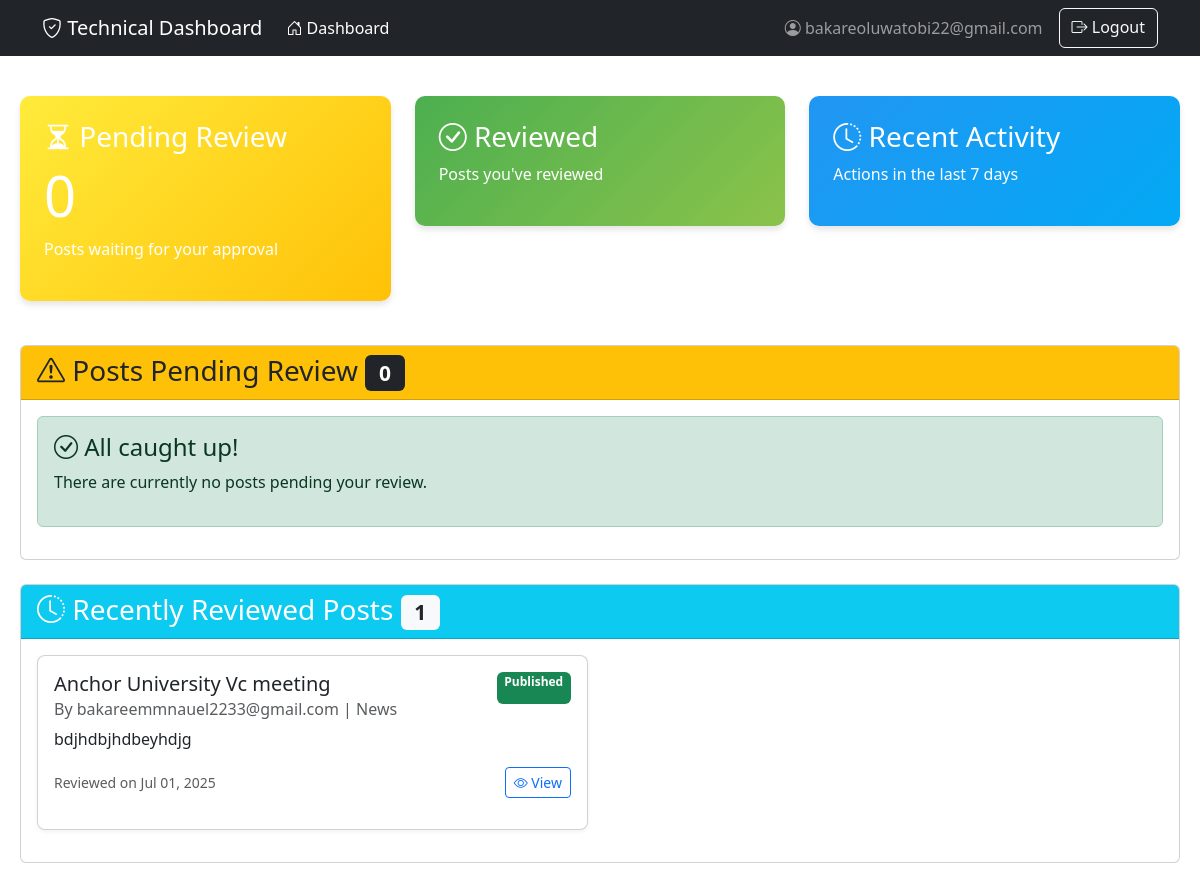
The page /technical/dashboard/ (signed in) on the database as committed earlier.
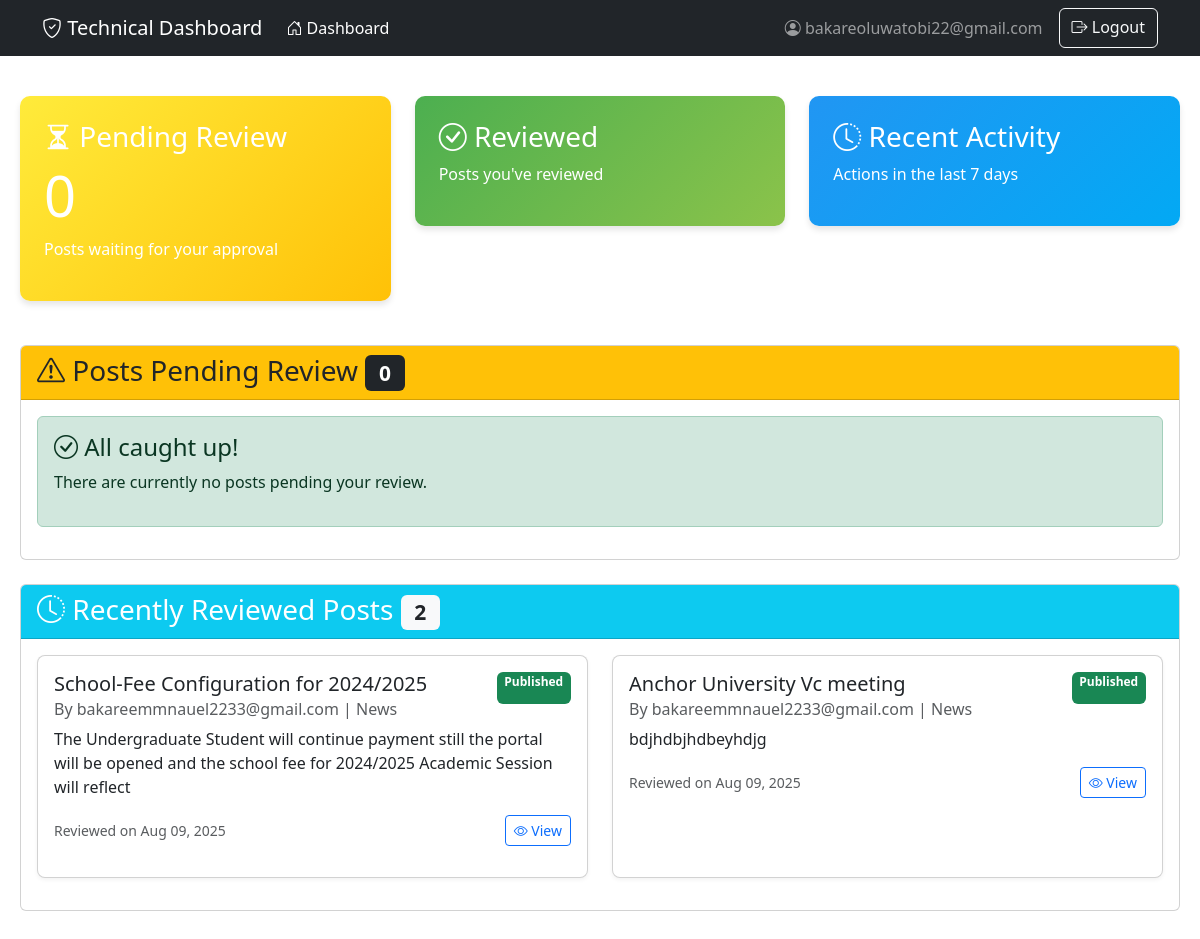
The same page on the database as committed later.
### taskapp/models.py (models this page shows, shortened)
class Post(models.Model):
    STATUS_CHOICES = [
        ('DRAFT', 'Draft'),
        ('PENDING_REVIEW', 'Pending Review'),
        ('PUBLISHED', 'Published'),
        ('REJECTED', 'Rejected'),
    ]
    category = models.ForeignKey(
        Category,
        on_delete=models.SET_NULL,
        null=True,
        blank=True,
        related_name='post_category'
    )
    author = models.ForeignKey(
        User,
        on_delete=models.CASCADE,
        related_name='authored_posts'
    )
    title = models.CharField(max_length=200, validators=[MinLengthValidator(10)])
    summary = models.TextField(max_length=300)
    content = models.TextField()
    featured_image = models.ImageField(upload_to='post_images/', blank=True, null=True)
    status = models.CharField(max_length=15, choices=STATUS_CHOICES, default='DRAFT')
    created_at = models.DateTimeField(auto_now_add=True)
    updated_at = models.DateTimeField(auto_now=True)
    published_at = models.DateTimeField(null=True, blank=True)
    reviewed_by = models.ForeignKey(
        User,
        on_delete=models.SET_NULL,
        null=True,
        blank=True,
        related_name='reviewed_posts'
    )
    class Meta:
        ordering = ['-created_at']
        indexes = [models.Index(fields=['-created_at'])]

class User(AbstractBaseUser, PermissionsMixin):
    ROLE_CHOICES = (
        ('REGULAR', 'Regular User'),
        ('STAFF', 'Staff/Content Creator'),
        ('TECHNICAL', 'Technical Official/Reviewer'),
    )
    email = models.EmailField(_('email address'), unique=True)
    first_name = models.CharField(_('first name'), max_length=30, blank=True)
    last_name = models.CharField(_('last name'), max_length=150, blank=True)
    role = models.CharField(max_length=10, choices=ROLE_CHOICES, default='REGULAR')
    otp = models.CharField(max_length=6, null=True, blank=True)
    otp_expiry = models.DateTimeField(null=True, blank=True)
    is_verified = models.BooleanField(default=False)
    is_staff = models.BooleanField(
        _('staff status'),
        default=False,
        help_text=_('Designates whether the user can log into this admin site.'),
    )
    is_active = models.BooleanField(
        _('active'),
        default=True,
        help_text=_(
            'Designates whether this user should be treated as active. '
            'Unselect this instead of deleting accounts.'
        ),
    )
    date_joined = models.DateTimeField(_('date joined'), default=timezone.now)
    objects = CustomUserManager()
    USERNAME_FIELD = 'email'
    REQUIRED_FIELDS = ['first_name', 'last_name']
    class Meta:
        verbose_name = _('user')
        verbose_name_plural = _('users')

class Category(models.Model):
    name = models.CharField(max_length=100, unique=True)
    slug = models.SlugField(max_length=100, unique=True)
    description = models.TextField(blank=True)
    created_at = models.DateTimeField(auto_now_add=True)
    updated_at = models.DateTimeField(auto_now=True)
    class Meta:
        verbose_name_plural = "Categories"
        ordering = ['name']
    class Meta:
        verbose_name_plural = "Categories"
        ordering = ['name']

### taskapp/views.py (the view)
# urls.py: path('technical/dashboard/', views.technical_dashboard, name='technical_dashboard'),
@login_required
def technical_dashboard(request):
    if request.user.role != 'TECHNICAL':
        return redirect('index')
    pending_posts = Post.objects.filter(status='PENDING_REVIEW').order_by('-created_at')
    reviewed_posts = Post.objects.filter(
        reviewed_by=request.user
    ).exclude(status='PENDING_REVIEW').order_by('-published_at')[:12]
    context = {
        'pending_posts': pending_posts,
        'reviewed_posts': reviewed_posts,
        'pending_count': pending_posts.count(),
    }
    return render(request, 'technical_dashboard.html', context)

### taskapp/templates/technical_dashboard.html (shortened to what the changed rows need)
<!DOCTYPE html>
<html lang="en">
<head>
    <link href="https://cdn.jsdelivr.net/npm/bootstrap@5.3.0/dist/css/bootstrap.min.css" rel="stylesheet">
    <link rel="stylesheet" href="https://cdn.jsdelivr.net/npm/bootstrap-icons@1.10.0/font/bootstrap-icons.css">
</head>
<body>
    <div class="dashboard-container">
        <div class="row mb-4">
            <div class="col-md-4">
                <div class="stat-card pending-card text-white p-4">
                    <h1 class="display-4">{{ pending_count }}</h1>
                </div>
            </div>
        </div>
        <div class="card">
            <div class="card-header bg-info text-white">
                <h3 class="mb-0">
                    <i class="bi bi-clock-history"></i> Recently Reviewed Posts
                    <span class="badge bg-light text-dark">{{ reviewed_posts|length }}</span>
                </h3>
            </div>
            <div class="card-body">
                {% if reviewed_posts %}
                <div class="row">
                    {% for post in reviewed_posts %}
                    <div class="col-md-6 mb-3">
                        <div class="card post-card h-100">
                            <div class="card-body">
                                <div class="d-flex justify-content-between">
                                    <h5 class="card-title">{{ post.title }}</h5>
                                    <span class="badge
                                        {% if post.status == 'PUBLISHED' %}badge-published bg-success
                                        {% elif post.status == 'REJECTED' %}badge-rejected bg-danger
                                        {% else %}badge-pending{% endif %}">
                                        {{ post.get_status_display }}
                                    </span>
                                </div>
                                <h6 class="card-subtitle mb-2 text-muted">
                                    By {{ post.author.email }} | {{ post.category.name }}
                                </h6>
                                <p class="card-text">{{ post.summary }}</p>
                                <div class="d-flex justify-content-between align-items-center">
                                    <small class="text-muted">
                                        Reviewed on {{ post.published_at|date:"M d, Y" }}
                                    </small>
                                    <a href="{% url 'review_post' post.id %}" class="btn btn-sm btn-outline-primary">
                                        <i class="bi bi-eye"></i> View
                                    </a>
                                </div>
                            </div>
                        </div>
                    </div>
                    {% endfor %}
                </div>
                {% else %}
                <div class="alert alert-info">
                    <h4><i class="bi bi-info-circle"></i> No reviewed posts yet</h4>
                    <p>You haven't reviewed any posts yet. When you do, they'll appear here.</p>
                </div>
                {% endif %}
            </div>
        </div>
    </div>
</body>
</html>

Rows that differ between the two databases and show on the page:
added Post: title "School-Fee Configuration for 2024/2025", status "Published", author.email "bakareemmnauel2233@gmail.com", category.name "News", summary "The Undergraduate Student will continue payment still the portal will be opened and the school fee for 2024/2025 Academic Session will reflect", published_at "Aug 09, 2025"
changed Post "Anchor University Vc meeting": published_at "Jul 01, 2025" → "Aug 09, 2025"
Other text that changed with them:
{{ reviewed_posts|length }}: "1" → "2"
